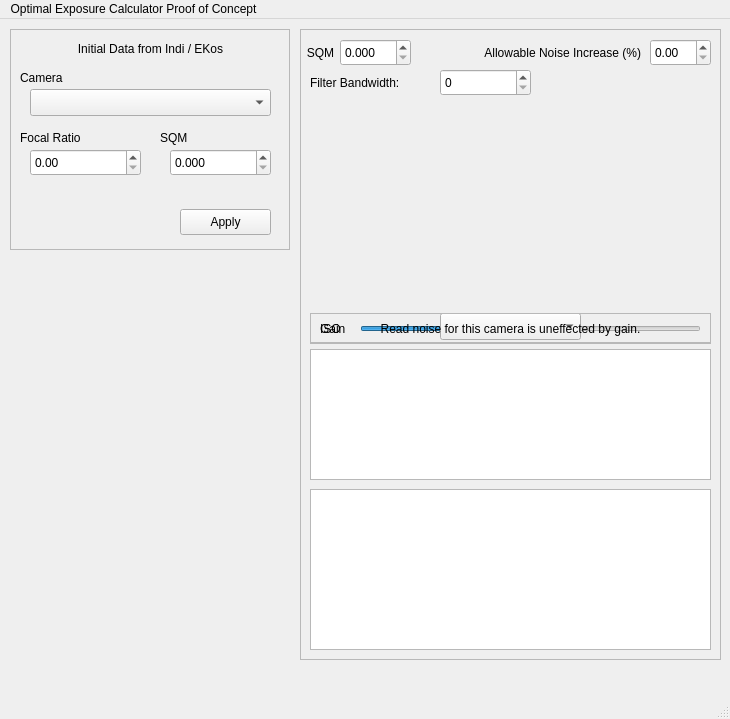
<?xml version="1.0" encoding="UTF-8"?>
<ui version="4.0">
 <class>SubExposureCalculatorPOC</class>
 <widget class="QMainWindow" name="SubExposureCalculatorPOC">
  <property name="geometry">
   <rect>
    <x>0</x>
    <y>0</y>
    <width>730</width>
    <height>719</height>
   </rect>
  </property>
  <property name="sizePolicy">
   <sizepolicy hsizetype="Fixed" vsizetype="Fixed">
    <horstretch>0</horstretch>
    <verstretch>0</verstretch>
   </sizepolicy>
  </property>
  <property name="minimumSize">
   <size>
    <width>730</width>
    <height>719</height>
   </size>
  </property>
  <property name="windowTitle">
   <string>SubExposureCalculatorPOC</string>
  </property>
  <widget class="QWidget" name="centralwidget">
   <widget class="QFrame" name="exposureCalculatorMockUp">
    <property name="enabled">
     <bool>true</bool>
    </property>
    <property name="geometry">
     <rect>
      <x>300</x>
      <y>10</y>
      <width>421</width>
      <height>631</height>
     </rect>
    </property>
    <property name="frameShape">
     <enum>QFrame::StyledPanel</enum>
    </property>
    <property name="frameShadow">
     <enum>QFrame::Raised</enum>
    </property>
    <widget class="QDoubleSpinBox" name="noiseTolerance">
     <property name="geometry">
      <rect>
       <x>350</x>
       <y>10</y>
       <width>61</width>
       <height>27</height>
      </rect>
     </property>
    </widget>
    <widget class="QLabel" name="allowableNoiseLabel">
     <property name="geometry">
      <rect>
       <x>150</x>
       <y>10</y>
       <width>191</width>
       <height>27</height>
      </rect>
     </property>
     <property name="text">
      <string>Allowable Noise Increase (%)</string>
     </property>
     <property name="alignment">
      <set>Qt::AlignRight|Qt::AlignTrailing|Qt::AlignVCenter</set>
     </property>
    </widget>
    <widget class="QCustomPlot" name="qCustomPlotSubExposure" native="true">
     <property name="geometry">
      <rect>
       <x>10</x>
       <y>70</y>
       <width>401</width>
       <height>211</height>
      </rect>
     </property>
    </widget>
    <widget class="QTableWidget" name="exposureStackResult">
     <property name="geometry">
      <rect>
       <x>10</x>
       <y>460</y>
       <width>401</width>
       <height>161</height>
      </rect>
     </property>
    </widget>
    <widget class="QLabel" name="SQMLabel">
     <property name="geometry">
      <rect>
       <x>0</x>
       <y>10</y>
       <width>41</width>
       <height>27</height>
      </rect>
     </property>
     <property name="text">
      <string>SQM</string>
     </property>
     <property name="alignment">
      <set>Qt::AlignCenter</set>
     </property>
     <property name="wordWrap">
      <bool>true</bool>
     </property>
    </widget>
    <widget class="QDoubleSpinBox" name="userSkyQuality">
     <property name="geometry">
      <rect>
       <x>40</x>
       <y>10</y>
       <width>71</width>
       <height>27</height>
      </rect>
     </property>
     <property name="decimals">
      <number>3</number>
     </property>
    </widget>
    <widget class="QTableWidget" name="exposureShotResult">
     <property name="geometry">
      <rect>
       <x>10</x>
       <y>320</y>
       <width>401</width>
       <height>131</height>
      </rect>
     </property>
    </widget>
    <widget class="QSpinBox" name="filterBandwidth">
     <property name="geometry">
      <rect>
       <x>140</x>
       <y>40</y>
       <width>91</width>
       <height>27</height>
      </rect>
     </property>
    </widget>
    <widget class="QLabel" name="label">
     <property name="geometry">
      <rect>
       <x>10</x>
       <y>40</y>
       <width>131</width>
       <height>27</height>
      </rect>
     </property>
     <property name="text">
      <string>Filter Bandwidth:</string>
     </property>
    </widget>
    <widget class="QFrame" name="gainSelectionNormalFrame">
     <property name="geometry">
      <rect>
       <x>10</x>
       <y>284</y>
       <width>401</width>
       <height>30</height>
      </rect>
     </property>
     <property name="frameShape">
      <enum>QFrame::StyledPanel</enum>
     </property>
     <property name="frameShadow">
      <enum>QFrame::Raised</enum>
     </property>
     <widget class="QSlider" name="gainSlider">
      <property name="geometry">
       <rect>
        <x>50</x>
        <y>6</y>
        <width>341</width>
        <height>20</height>
       </rect>
      </property>
      <property name="maximum">
       <number>400</number>
      </property>
      <property name="sliderPosition">
       <number>200</number>
      </property>
      <property name="orientation">
       <enum>Qt::Horizontal</enum>
      </property>
     </widget>
     <widget class="QLabel" name="gainSliderLabel">
      <property name="geometry">
       <rect>
        <x>10</x>
        <y>6</y>
        <width>30</width>
        <height>20</height>
       </rect>
      </property>
      <property name="text">
       <string>Gain</string>
      </property>
     </widget>
    </widget>
    <widget class="QFrame" name="gainSelectionISODiscreteFrame">
     <property name="geometry">
      <rect>
       <x>10</x>
       <y>284</y>
       <width>401</width>
       <height>30</height>
      </rect>
     </property>
     <property name="frameShape">
      <enum>QFrame::StyledPanel</enum>
     </property>
     <property name="frameShadow">
      <enum>QFrame::Raised</enum>
     </property>
     <widget class="QComboBox" name="isoDiscreteSelector">
      <property name="geometry">
       <rect>
        <x>130</x>
        <y>0</y>
        <width>141</width>
        <height>27</height>
       </rect>
      </property>
     </widget>
     <widget class="QLabel" name="label_2">
      <property name="geometry">
       <rect>
        <x>10</x>
        <y>6</y>
        <width>62</width>
        <height>20</height>
       </rect>
      </property>
      <property name="text">
       <string>ISO</string>
      </property>
     </widget>
    </widget>
    <widget class="QFrame" name="gainSelectionFixedFrame">
     <property name="geometry">
      <rect>
       <x>10</x>
       <y>284</y>
       <width>401</width>
       <height>31</height>
      </rect>
     </property>
     <property name="frameShape">
      <enum>QFrame::StyledPanel</enum>
     </property>
     <property name="frameShadow">
      <enum>QFrame::Raised</enum>
     </property>
     <widget class="QLabel" name="gainSelectionFixedLabel">
      <property name="geometry">
       <rect>
        <x>10</x>
        <y>6</y>
        <width>381</width>
        <height>20</height>
       </rect>
      </property>
      <property name="text">
       <string>Read noise for this camera is uneffected by gain.</string>
      </property>
      <property name="alignment">
       <set>Qt::AlignCenter</set>
      </property>
     </widget>
    </widget>
   </widget>
   <widget class="QFrame" name="kstarsEkosIndiMockup">
    <property name="geometry">
     <rect>
      <x>10</x>
      <y>10</y>
      <width>280</width>
      <height>221</height>
     </rect>
    </property>
    <property name="frameShape">
     <enum>QFrame::StyledPanel</enum>
    </property>
    <property name="frameShadow">
     <enum>QFrame::Raised</enum>
    </property>
    <widget class="QDoubleSpinBox" name="indiSkyQuality">
     <property name="geometry">
      <rect>
       <x>160</x>
       <y>120</y>
       <width>101</width>
       <height>27</height>
      </rect>
     </property>
     <property name="decimals">
      <number>3</number>
     </property>
    </widget>
    <widget class="QLabel" name="indiCameraLabel">
     <property name="geometry">
      <rect>
       <x>10</x>
       <y>40</y>
       <width>131</width>
       <height>17</height>
      </rect>
     </property>
     <property name="text">
      <string>Camera</string>
     </property>
    </widget>
    <widget class="QComboBox" name="imagingSensorSelector">
     <property name="geometry">
      <rect>
       <x>20</x>
       <y>60</y>
       <width>241</width>
       <height>27</height>
      </rect>
     </property>
    </widget>
    <widget class="QLabel" name="indiSQMLabel">
     <property name="geometry">
      <rect>
       <x>150</x>
       <y>100</y>
       <width>62</width>
       <height>17</height>
      </rect>
     </property>
     <property name="text">
      <string>SQM</string>
     </property>
    </widget>
    <widget class="QLabel" name="indiFocalRationLabel">
     <property name="geometry">
      <rect>
       <x>10</x>
       <y>100</y>
       <width>101</width>
       <height>17</height>
      </rect>
     </property>
     <property name="text">
      <string>Focal Ratio</string>
     </property>
    </widget>
    <widget class="QDoubleSpinBox" name="indiFocalRatio">
     <property name="geometry">
      <rect>
       <x>20</x>
       <y>120</y>
       <width>111</width>
       <height>27</height>
      </rect>
     </property>
    </widget>
    <widget class="QLabel" name="IndiEkosHeadingLabel">
     <property name="geometry">
      <rect>
       <x>10</x>
       <y>10</y>
       <width>261</width>
       <height>20</height>
      </rect>
     </property>
     <property name="text">
      <string>Initial Data from Indi / EKos</string>
     </property>
     <property name="alignment">
      <set>Qt::AlignCenter</set>
     </property>
    </widget>
    <widget class="QPushButton" name="applyInitialInput">
     <property name="geometry">
      <rect>
       <x>170</x>
       <y>180</y>
       <width>91</width>
       <height>26</height>
      </rect>
     </property>
     <property name="text">
      <string>Apply</string>
     </property>
    </widget>
   </widget>
  </widget>
  <widget class="QMenuBar" name="menubar">
   <property name="geometry">
    <rect>
     <x>0</x>
     <y>0</y>
     <width>730</width>
     <height>23</height>
    </rect>
   </property>
   <widget class="QMenu" name="menuOptimal_Exposure_Calclautor">
    <property name="title">
     <string>Optimal Exposure Calculator Proof of Concept</string>
    </property>
   </widget>
   <addaction name="menuOptimal_Exposure_Calclautor"/>
  </widget>
  <widget class="QStatusBar" name="statusbar"/>
 </widget>
 <customwidgets>
  <customwidget>
   <class>QCustomPlot</class>
   <extends>QWidget</extends>
   <header>qcustomplot.h</header>
   <container>1</container>
  </customwidget>
 </customwidgets>
 <resources/>
 <connections/>
</ui>
